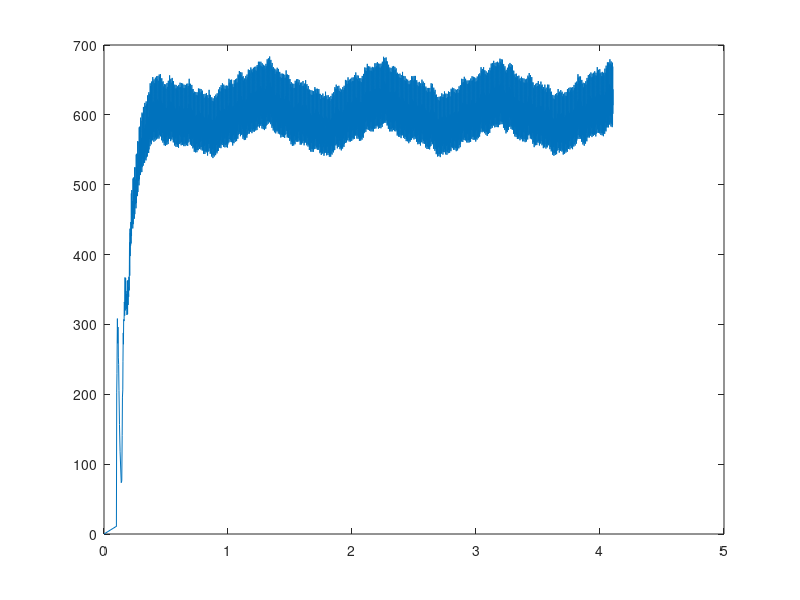

This figure's MATLAB source: (Note: this script raises an error after producing the figure.)
clear
clc

load('Run 1 - belt, 1MHz.mat')

hall_1 = digital_channel_0./digital_sample_rate_hz;
hall_2 = digital_channel_1./digital_sample_rate_hz;

distance = pi/3;
total_time_1(1) = 0;
total_time_2(1) = 0;

for i = 1:length(hall_1) - 1
   total_time_1(i+1) = total_time_1(i)+hall_1(i);
end

for i = 1:length(hall_2) - 2
   total_time_2(i+1) = total_time_2(i)+hall_2(i);
end

w_1(1) = 0;
for i = 1:length(hall_1) - 1
   w_1(i+1) = distance/hall_1(i);
end

%w_2(1) = 0;
for i = 1:length(hall_2) - 1
   w_2(i+1) = distance/hall_2(i);
end

total_time = sort([total_time_1 total_time_2]);

k = 1;
for i = 1:length(w_1) 
    w(k) = w_2(i);
    k = k + 1;
    w(k) = w_1(i);
    k = k + 1;
end

figure(1)
plot(total_time, w)

ratio = ratio_vector(w,6);

w_1_1 = fit_ratio(ratio,w);
figure(2)
plot(total_time, w_1_1)